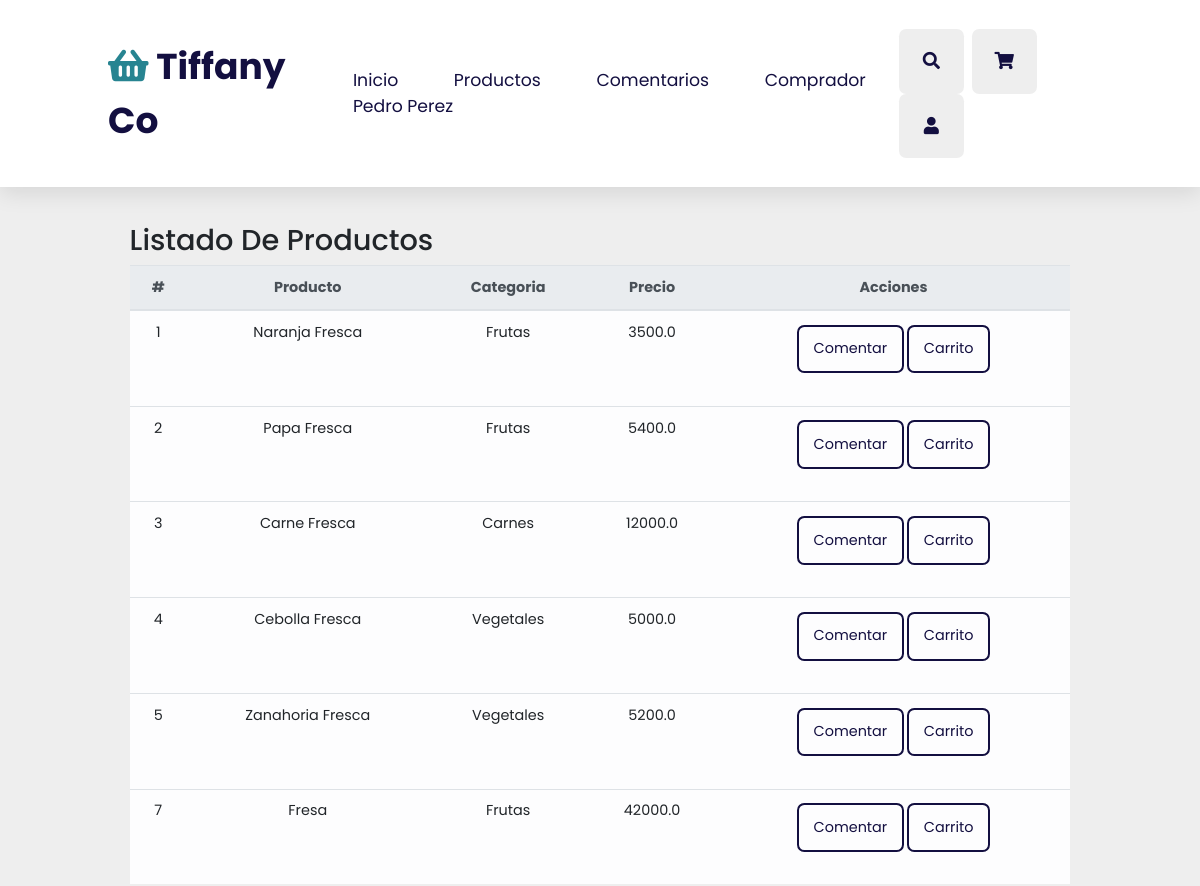
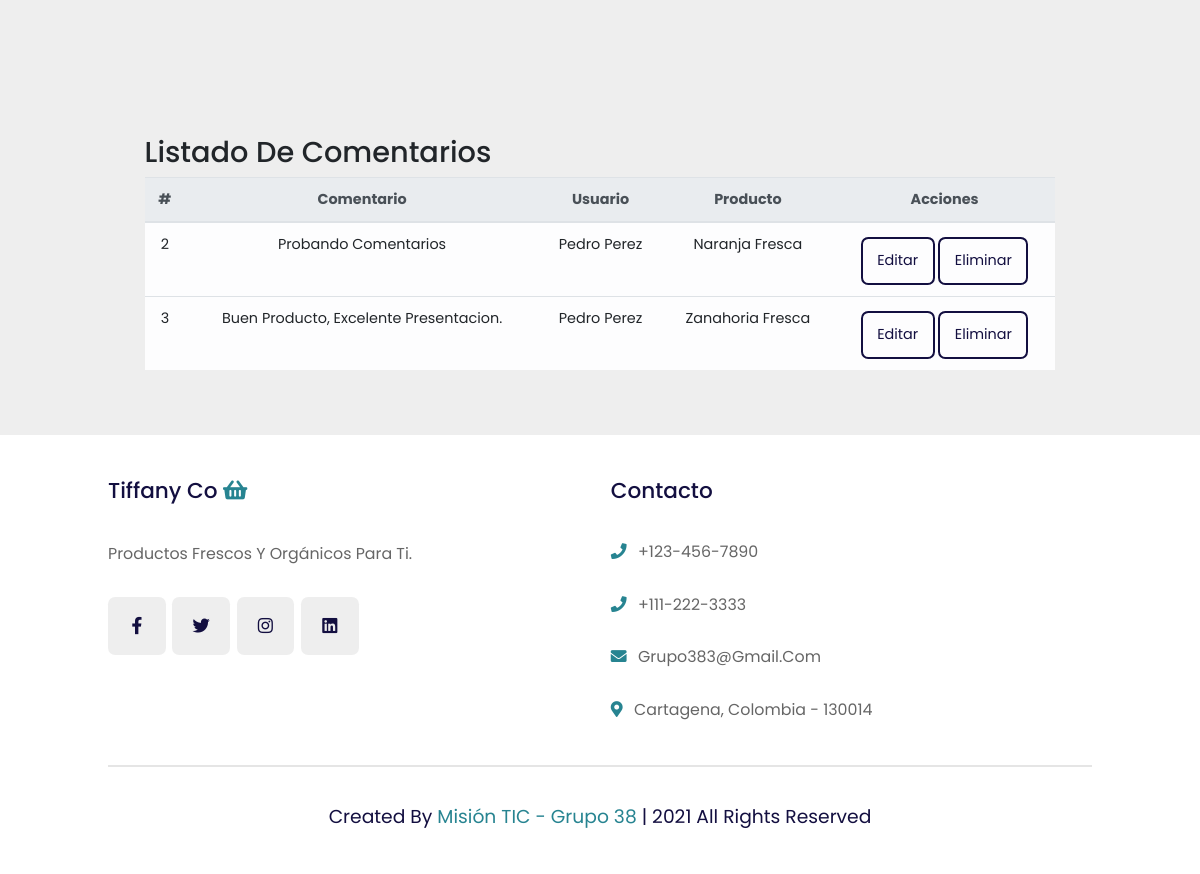
Page /compra (signed in) on the earlier database version (2 pictures, top to bottom).
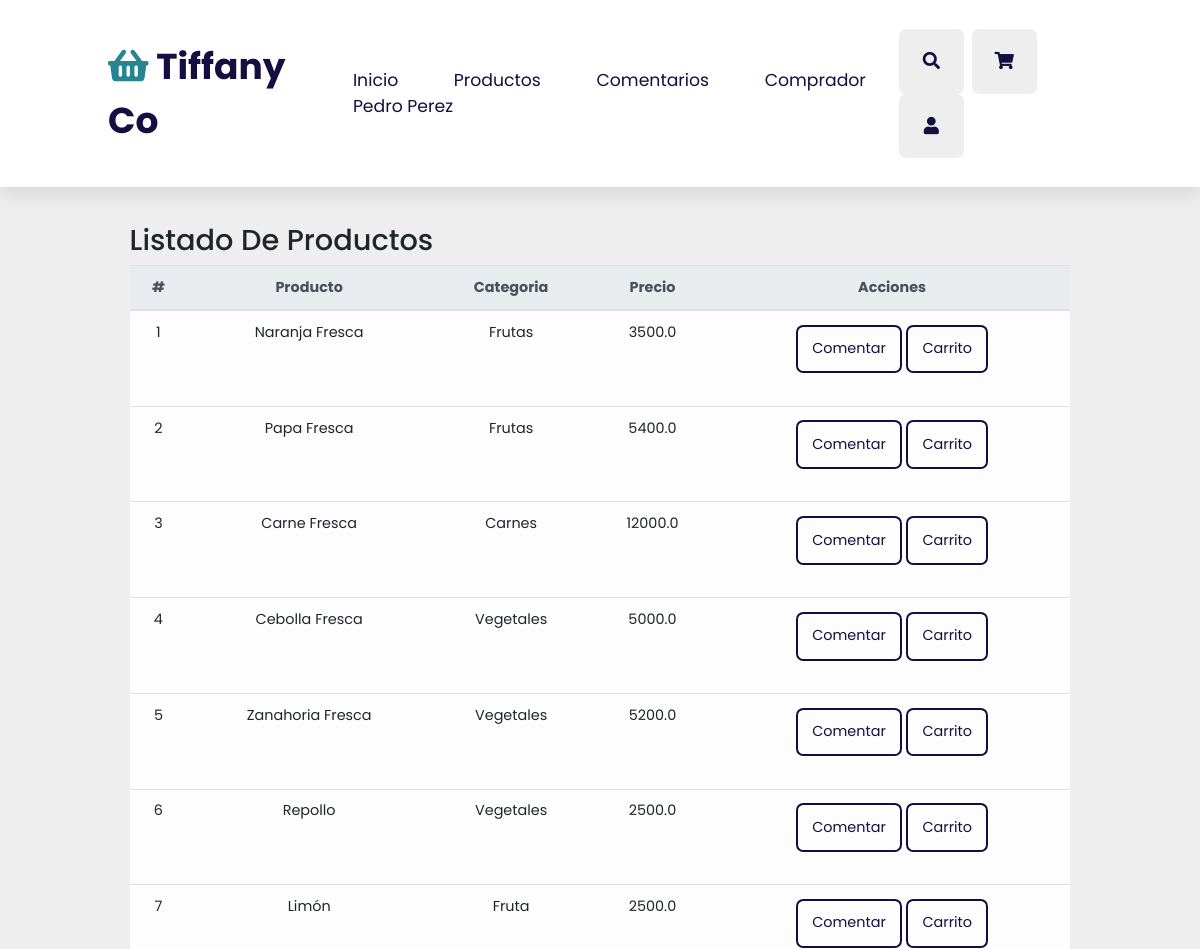
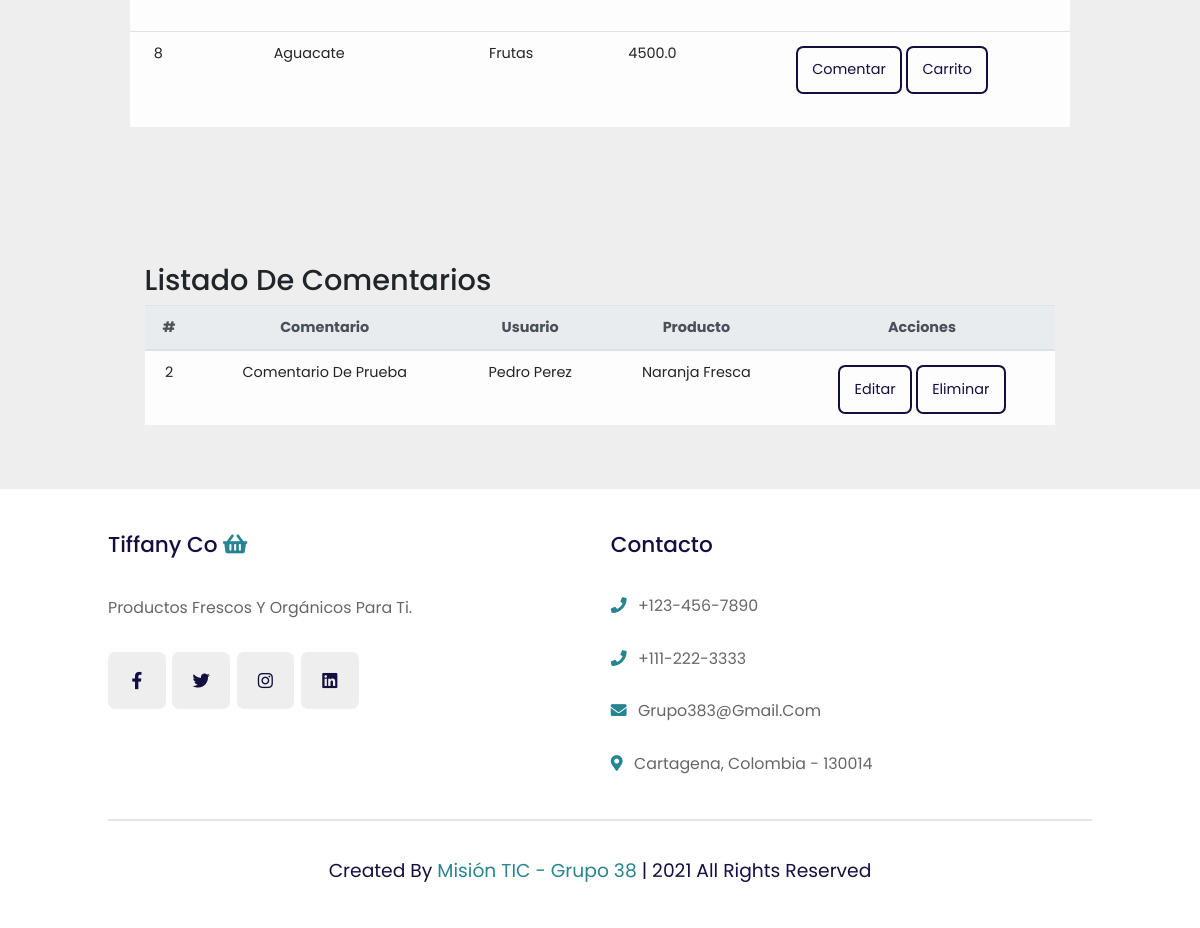
Same page on the later database version (2 pictures, top to bottom).
### app.py (models this page shows)
class Users(db.Model):
    id = db.Column(db.Integer, primary_key=True)
    nombre = db.Column(db.String(150), nullable=False)
    telefono = db.Column(db.String(20), nullable=False)
    email = db.Column(db.String(100), unique=True, nullable=False)
    password = db.Column(db.String(80), nullable=False)
    perfil = db.Column(db.String(1), default='1')
    comentario = db.relationship("Comentarios", backref="users")
    compra = db.relationship('Compras', backref='users')

class Products(db.Model):
    id = db.Column(db.Integer, primary_key=True)
    producto = db.Column(db.String(150), nullable=False)
    categoria = db.Column(db.String(50), nullable=False)
    precio = db.Column(db.Float, default = 0.0)
    stock = db.Column(db.Integer, default=0)
    comentario = db.relationship('Comentarios', backref='products')
    compra = db.relationship('Compras', backref='products')

class Comentarios(db.Model):
    id = db.Column(db.Integer, primary_key=True)
    comentario = db.Column(db.String(300), nullable=False)
    id_user = db.Column(db.Integer, db.ForeignKey('users.id'), nullable=False)
    id_producto = db.Column(db.Integer, db.ForeignKey('products.id'), nullable=False)

### app.py (the view)
@app.route('/compra')
def compra():
    if 'usercompra' in session:
        userid = session['userid']
        print('usercompra')
        productos = Products.query.all()
        comentarios = Comentarios.query.filter_by(id_user=userid).all()
        return render_template('compra.html', productos=productos, comentarios=comentarios)

### templates/compra.html (shortened to what this page needs)
<!DOCTYPE html>
<html lang="en">
<head>
    <link rel="stylesheet" href="https://unpkg.com/swiper@7/swiper-bundle.min.css" />
    <link rel="stylesheet" href="https://cdnjs.cloudflare.com/ajax/libs/font-awesome/5.15.4/css/all.min.css">
    <link rel="stylesheet" href="https://maxcdn.bootstrapcdn.com/bootstrap/4.0.0/css/bootstrap.min.css">
    <link rel="stylesheet" href="{{url_for('static', filename='css/style.css') }}">
</head>
<body>
    <header class="header">
        <a href="{{url_for('compra')}}" class="logo"> <i class="fas fa-shopping-basket"></i> Tiffany co </a>
        <nav class="navbar">
            <a href="{{url_for('compra')}}">Inicio</a>
            <a href="#products">Productos</a>
            <a href="#review">Comentarios</a>
            <a href="#products">Comprador</a>
            <a href="#{{url_for('compra')}}">{{session['usercompra']}}</a>
        </nav>
        <div class="icons">
            <div class="fas fa-search" id="search-btn"></div>
            <div class="fas fa-shopping-cart" id="cart-btn"></div>
            <div class="fas fa-user" id="login-btn"></div>
        </div>
    </header>
    <section class="features">
        <div class="container mt-5">
            <h1>Gestión Tiffany co</h1>
        </div>
    </section>
    <section class="products" id="products">
        <div class="container p-4 mt-4">
            <div class="row">
                <div class="col">
                    <h2>Listado de Productos</h2>
                    <table class="table table-light">
                        <thead class="thead-light">
                            <tr style="text-align: center">
                                <th>#</th>
                                <th>Producto</th>
                                <th>Categoria</th>
                                <th>Precio</th>
                                <th>Acciones</th>
                            </tr>
                        </thead>
                        <tbody>
                            {% for product in productos %}
                            <tr style="text-align: center">
                                <td>{{product.id}}</td>
                                <td>{{product.producto}}</td>
                                <td>{{product.categoria}}</td>
                                <td>{{product.precio}}</td>
                                <td>
                                    <div>
                                        <a href="{{product.id}}" class="btn btn-default btn-rounded mb-4"
                                            data-toggle="modal" data-target="#modalLoginForm{{product.id}}">Comentar</a>
                                        <a href="" class="btn btn-default btn-rounded mb-4" data-toggle="modal"
                                            data-target="#modalcarrito{{product.id}}"">Carrito</a>
                                    </div>
                                </td>
                            </tr>
                            {% endfor %}
                        </tbody>
                    </table>
                </div>
            </div>
        </div>
    </section>
    <section class="reviews" id="comentarios">
        <div class="container p-4 mt-4">
            <div class="col">
                <h2>Listado de Comentarios</h2>
                <table class="table table-light">
                    <thead class="thead-light">
                        <tr style="text-align: center">
                            <th>#</th>
                            <th>Comentario</th>
                            <th>Usuario</th>
                            <th>Producto</th>
                            <th>Acciones</th>
                        </tr>
                    </thead>
                    <tbody>
                        {% for comenta in comentarios %}
                        <tr style="text-align: center">
                            <td>{{comenta.id}}</td>
                            <td>{{comenta.comentario}}</td>
                            <td>{{comenta.users.nombre}}</td>
                            <td>{{comenta.products.producto}}</td>
                            <td>
                                <a class="btn btn-warning" href="{{url_for('edit_comentar', id=comenta.id)}}">Editar</a>
                                <a onclick="return confirm('¿Desea borrar el producto?')" class="btn btn-danger"
                                    href="{{url_for('del_comenta', id=comenta.id)}}">Eliminar</a>
                            </td>
                        </tr>
                        {% endfor %}
                    </tbody>
                </table>
            </div>
        </div>
    </section>
    <section class="footer">
        <div class="box-container">
            <div class="box">
                <h3> Tiffany co <i class="fas fa-shopping-basket"></i> </h3>
                <p>Productos frescos y orgánicos para ti.</p>
                <div class="share">
                    <a href="#" class="fab fa-facebook-f"></a>
                    <a href="#" class="fab fa-twitter"></a>
                    <a href="#" class="fab fa-instagram"></a>
                    <a href="#" class="fab fa-linkedin"></a>
                </div>
            </div>
            <div class="box">
                <h3>Contacto</h3>
                <a href="#" class="links"> <i class="fas fa-phone"></i> +123-456-7890 </a>
                <a href="#" class="links"> <i class="fas fa-phone"></i> +111-222-3333 </a>
                <a href="#" class="links"> <i class="fas fa-envelope"></i> grupo383@gmail.com </a>
                <a href="#" class="links"> <i class="fas fa-map-marker-alt"></i> Cartagena, Colombia - 130014 </a>
            </div>
        </div>
        <div class="credit"> created by <span> Misión TIC - Grupo 38 </span> | 2021 all rights reserved </div>
    </section>
</body>
</html>

### static/css/style.css (style rules this page uses)
:root { --orange:#278491; --black:#130f40; --light-color:#666; --box-shadow:0 .5rem 1.5rem rgba(0,0,0,.1); --border:.2rem solid rgba(0,0,0,.1); --outline:.1rem solid rgba(0,0,0,.1); --outline-hover:.2rem solid var(--black); }
* { font-family: 'Poppins', sans-serif; margin:0; padding:0; box-sizing: border-box; outline: none; border:none; text-decoration: none; text-transform: capitalize; transition: all .2s linear; }
html { font-size: 90%; overflow-x: hidden; scroll-behavior: smooth; scroll-padding-top: 7rem; }
body { background:#eee; }
section { padding:2rem 9%; }
.btn { margin-top: .2rem; display: inline-block; padding:.8rem 1rem; font-size: 1rem; border-radius: .5rem; border:.2rem solid var(--black); color:var(--black); cursor: pointer; background: none; }
.header { position: fixed; top:0; left:0; right: 0; z-index: 1000; display: flex; align-items: center; justify-content: space-between; padding:2rem 9%; background:#fff; box-shadow: var(--box-shadow); }
.header .logo { font-size: 2.5rem; font-weight: bolder; color:var(--black); }
.header .logo i { color:var(--orange); }
.header .navbar a { font-size: 1.2rem; margin:0 1rem; color:var(--black); }
.header .icons div { height: 4.5rem; width: 4.5rem; line-height: 4.5rem; border-radius: .5rem; background: #eee; color:var(--black); font-size: 1.2rem; margin-left: .3rem; cursor: pointer; text-align: center; }
.footer { background: #fff; }
.footer .box-container { display: grid; grid-template-columns: repeat(auto-fit, minmax(25rem, 1fr)); gap:1.5rem; }
.footer .box-container .box h3 { font-size: 1.5rem; color:var(--black); padding:1rem 0; }
.footer .box-container .box h3 i { color:var(--orange); }
.footer .box-container .box .links { display: block; font-size: 1.1rem; color:var(--light-color); padding:1rem 0; }
.footer .box-container .box .links i { color:var(--orange); padding-right: .5rem; }
.footer .box-container .box p { line-height: 1.8; font-size: 1.1rem; color:var(--light-color); padding:1rem 0; }
.footer .box-container .box .share a { height:4rem; width:4rem; line-height:4rem; border-radius: .5rem; font-size: 1.2rem; color:var(--black); margin-right: .2rem; background: #eee; text-align: center; }
.footer .credit { text-align: center; margin-top: 2rem; padding:1rem; padding-top: 2.5rem; font-size: 1.3rem; color:var(--black); border-top: var(--border); }
.footer .credit span { color:var(--orange); }

Differences in the rows shown:
removed Comentarios: id "3", comentario "Buen Producto, Excelente Presentacion.", users.nombre "Pedro Perez", products.producto "Zanahoria Fresca"
added Products: id "6", producto "Repollo", categoria "Vegetales", precio "2500.0"
changed Products id 7: producto "Fresa" → "Limón"; categoria "Frutas" → "Fruta"; precio "42000.0" → "2500.0"
added Products: id "8", producto "Aguacate", categoria "Frutas", precio "4500.0"
changed Comentarios "Pedro Perez": comentario "Probando Comentarios" → "Comentario De Prueba"
